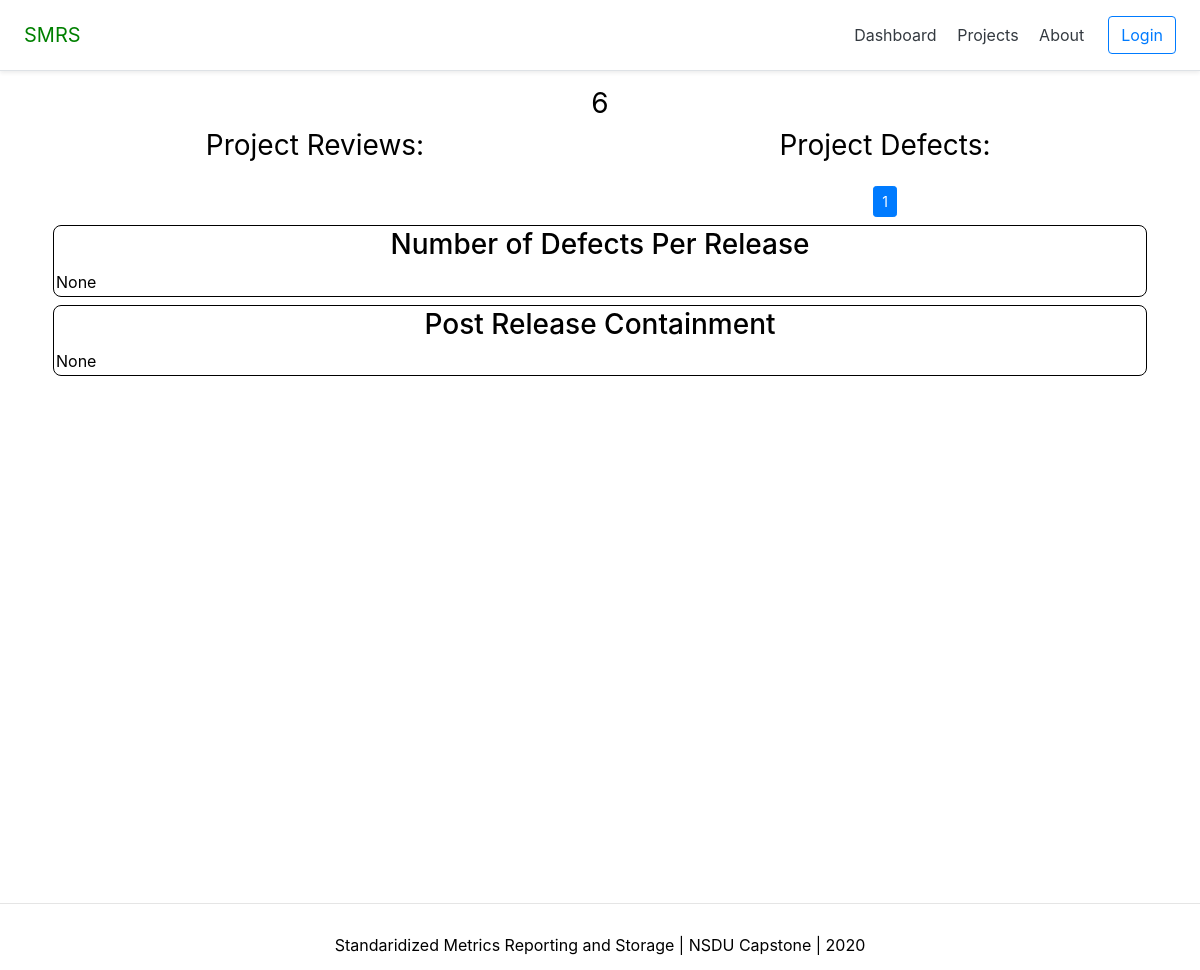
The app's page /dashboard/project/22, older data.
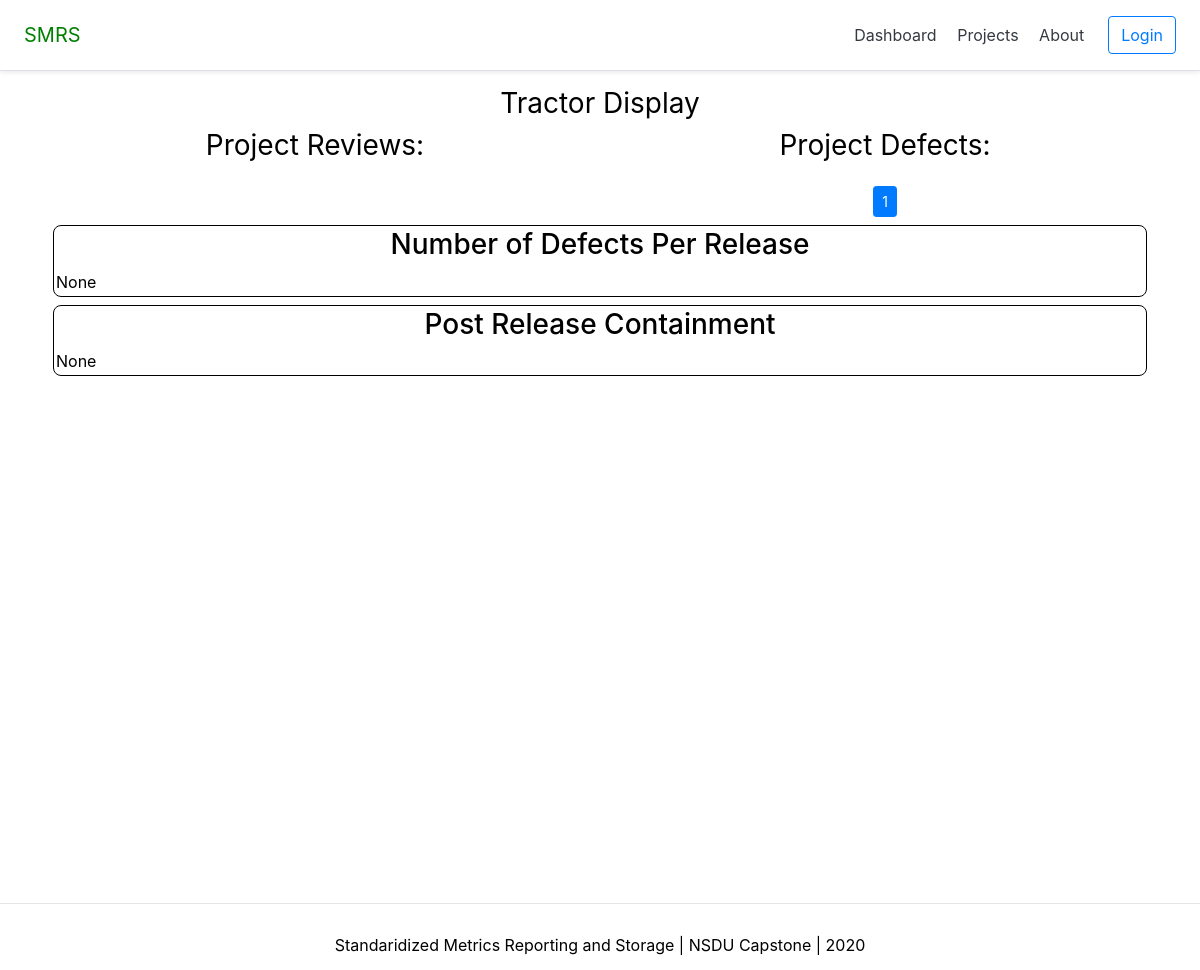
The same page, newer data.
### restAPI/models.py (models this page shows, shortened)
class Project (models.Model):
    name                    = models.CharField(max_length=25)
    productOwner            = models.ForeignKey(model.Account, null = True, blank = True, on_delete=models.CASCADE)
    teamID                  = models.ForeignKey(model.Team, on_delete=models.CASCADE)
    projectNumber           = models.IntegerField()

### dashboard/views.py (the view)
# urls.py: path('project/<int:pk>', projectDetail_view, name='detail'),
def projectDetail_view(request, pk):
    context= {}
    user = request.user
    project_detail = get_object_or_404(Project, pk=pk) # Get the project info
    allDefects = Defect.objects.filter(projectID=project_detail) # Get the Defects of project
    allReviews = Review.objects.filter(projectID=project_detail) # Get the Reviews of project
    paginator = Paginator(allDefects, 15) ## To switch items per page change the number
    try: # If no items
        page = int(request.GET.get('page', '1'))
    except:
        page = 1
    try:# If page is not found
        allDefects = paginator.page(page)
    except:
        allDefects = paginator.page(paginator.num_pages)
    if request.POST:
        if request.POST["defectCheck"] != "0":
            openDefects = Defect.objects.filter(projectID=project_detail, dateClosed__isnull=True)
            context['openDefects'] = openDefects
    context['allDefects'] = allDefects
    context['allReviews'] = allReviews
    context['projectName'] = project_detail.name
    context['DWF_graph'] = DefectsWhereFound(project_ID=pk)
    context['containment_pie'] = ContainmentPieChart(project_ID=pk)
    return render(request, "dashboard/project_detail.html", context)

### dashboard/graphs.py (called while the page is built, shortened)
def ContainmentPieChart(date_range=None, project_ID=None):
    defects = Defect.objects.all()
    if date_range:
        defects = defects.filter(dateOpened__range=date_range)
    if project_ID:
        defects = defects.filter(projectID=project_ID)
    defect_values = defects.values("dateOpened", "whereFound")
    if not defect_values:
        return None

def DefectsWhereFound(date_range=None, project_ID=None):
    defects = Defect.objects.all()
    if date_range:
        defects = Defect.objects.filter(dateOpened__range=date_range)
    if project_ID:
        defects = defects.filter(projectID=project_ID)
    defect_values = defects.values("whereFound", "dateOpened", "id", "projectID")
    if not defect_values:
        return None

### dashboard/templates/dashboard/project_detail.html (shortened to what this page needs)
{% extends 'base.html' %}
{% block content %}
<div class="container">
  <h1 class="h3 font-weight-normal text-center ">{{projectName}}</h1>
  <div class="row">
    <div class="col-sm-6">
    <h3 class='mb-3 font-weight-normal display-6 text-center' >Project Reviews:</h3>
    </div>
    <div class="col-sm-6">
        {% if openDefects %}
        <h3 class='mb-3 font-weight-normal display-6 text-center' >Open Defects:</h3>
            {% for item in openDefects %}
              <ul class= 'list-group '>
                <a href="{% url 'dashboard:defectDetail' item.pk %}" style="text-decoration: none;">
                  <li class="list-group-item" >{{item}} - {{item.description|slice:":55"}}</li>
                </a>
              </ul>
            {% endfor %}
          {% else %}
          <h3 class='mb-3 font-weight-normal display-6 text-center' >Project Defects:</h3>
          <div class="">
            {% include "snippets/paginator_allDefects.html" %}
          </div>
        {% endif %}
      </div>
  </div>
    <div class="soloItem">
      <h3 class="text-center">Number of Defects Per Release</h3>
      <div class="graph">
        {{ DWF_graph|safe  }}
      </div>
    </div>
    <div class="soloItem">
      <h3 class="text-center">Post Release Containment</h3>
      <div class="graph">
        {{ containment_pie|safe }}
      </div>
    </div>
  </div>
</div>
{% endblock content %}

Row changes from the older to the newer data that the page shows:
now on this page (row edited): Project: name "Tractor Display"
Text that changed along with them:
{{ projectName }}: "6" → (not shown)
